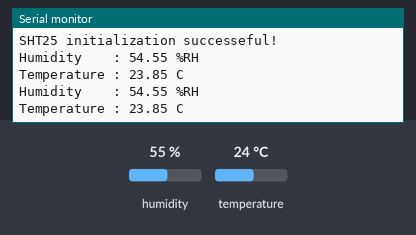
Simulated run of this sketch. Board: Arduino Uno, built with avr-gcc and run on an emulated ATmega328P. Shown: the last lines printed to the serial monitor. Wiring (inferred from the names in the program): HTU21/Si7021 sensor at I2C address 0x40. Inputs (shaded band) come from the test bench; at power-on: humidity 55 %, temperature 24 °C.

Above: at 1.9 s.
2.0 s: humidity set to 22 %
At 2.8 s:
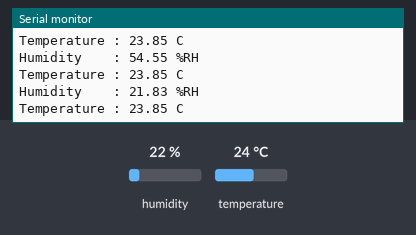
3.5 s: temperature set to 12 °C
At 5.4 s:
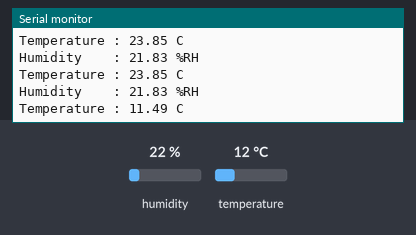
7.8 s: humidity set to 40 %
At 8.7 s:
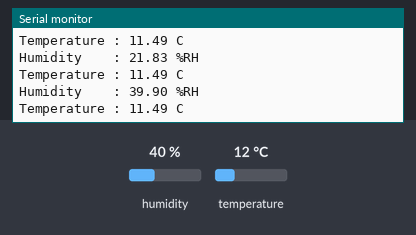
Timing chart, 0 to 10.8 s (numbered marks = the images above; inputs shaded):
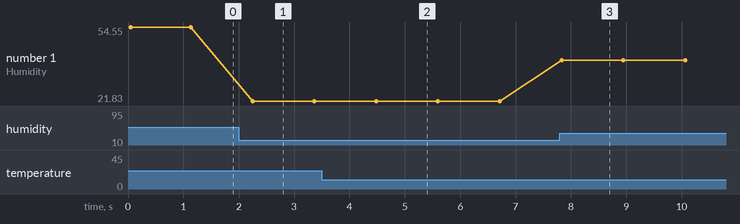

Measured:
- after the input at 2.0 s, the serial monitor: prints a new line after 0.25 s (image 1)
- after the input at 3.5 s, the serial monitor: prints a new line after 1.0 s (image 2)
- after the input at 7.8 s, the serial monitor: prints a new line at once (image 3)
- plotted number 1: 54.55 → 21.83 after the input at 2.0 s, 21.83 → 39.9 after the input at 7.8 s

The sketch:

Check_SHT25.ino
```cpp
#include<SHT25.h>

SHT25 H_Sens;

void setup(void){
  Serial.begin(9600);
  if(H_Sens.begin()){
    Serial.println("SHT25 initialization successeful!");
  }else{
    Serial.println("Initialization failed check for connections!");
  }
}

void loop(void){
  Serial.print("Humidity    : ");
  Serial.print(H_Sens.getHumidity());
  Serial.println(" %RH");
  Serial.print("Temperature : ");
  Serial.print(H_Sens.getTemperature());
  Serial.println(" C");

  delay(1000);
}
```
